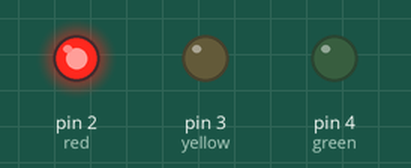
This sketch was run on a simulated Arduino Uno, built with avr-gcc and run on an emulated ATmega328P. Parts: output pins drawn as LEDs (lit = HIGH).

Above: at 0.5 s.
At 1.5 s:
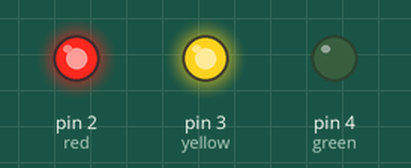
At 2.5 s:
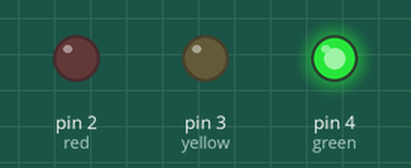
At 3.5 s:
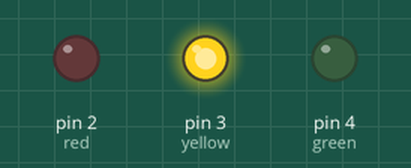
Timing chart, 0 to 5.2 s (numbered marks = the images above):
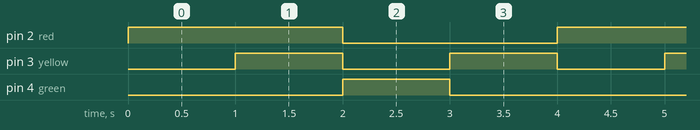

Measured:
- by itself, pin 2 (red): alternates HIGH for 2.0 s and LOW for 2.0 s
- by itself, pin 3 (yellow): alternates HIGH for 1.0 s and LOW for 1.0 s
- by itself, pin 4 (green): alternates HIGH for 1.0 s and LOW for 3.0 s

The sketch:

TrafficLights.ino
```cpp
int red = 2;
int yellow = 3;
int green = 4;

// the setup routine runs once when you press reset:
void setup() {
  pinMode(red, OUTPUT);
  pinMode(yellow, OUTPUT);
  pinMode(green, OUTPUT);
}

// the loop routine runs over and over again forever:
void loop() {
  digitalWrite(red, HIGH);
  digitalWrite(yellow, LOW);
  digitalWrite(green, LOW);
  delay(1000);
  digitalWrite(red, HIGH);
  digitalWrite(yellow, HIGH);
  digitalWrite(green, LOW);
  delay(1000);
  digitalWrite(red, LOW);
  digitalWrite(yellow, LOW);
  digitalWrite(green, HIGH);
  delay(1000);
  digitalWrite(red, LOW);
  digitalWrite(yellow, HIGH);
  digitalWrite(green, LOW);
  delay(1000);
}
```
